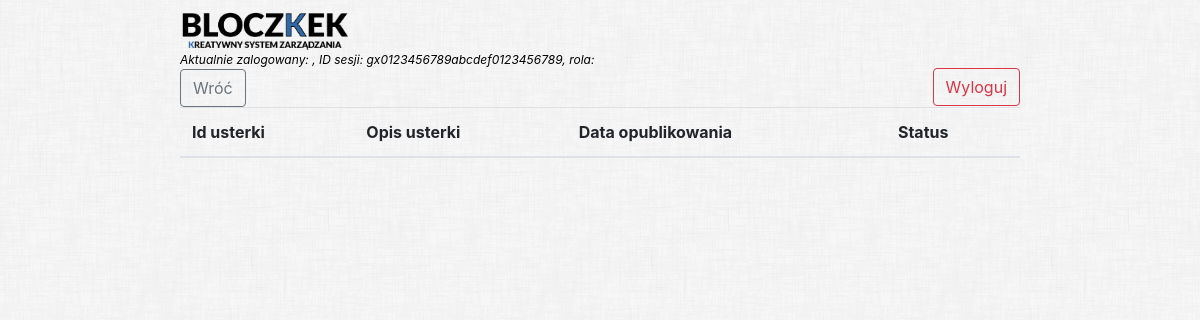
/faults_show.php, run on an earlier commit of the app's database.
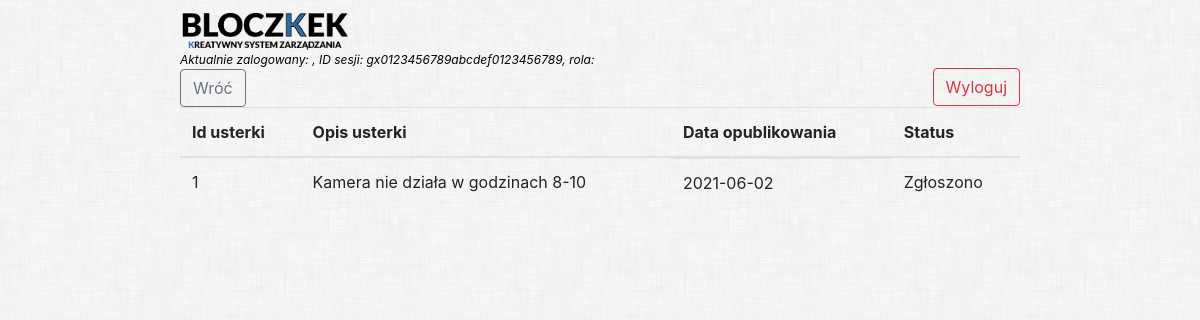
And on a later commit of the database.
### tables this page shows
CREATE TABLE `faults` (
                            `faultID` int(10) NOT NULL,
                            `userID` int(20) NOT NULL,
                            `description` VARCHAR(300) NOT NULL,
                            `status` int(1) NOT NULL,
                            `date` date NOT NULL
);

### faults_show.php (the view, shortened to what this page needs)
<?php
global $config;
if (isset($_SESSION) && isset($_SESSION['name']) && $_SESSION['role'] == "user" or "worker") {
    $infoUser = "Aktualnie zalogowany: {$_SESSION['name']}, ID sesji: " . session_id() . ", rola: {$_SESSION['role']} ";
    $pdo = new PDO($config['dsn'], $config['username'], $config['password']);
    $stmt = $pdo->query("SELECT * FROM faults order by faultID asc");
    $faults = $stmt->fetchAll(PDO::FETCH_ASSOC);
    ?>
    <!doctype html>
    <html class="no-js" lang="">
    <?php include('head.php'); ?>
    <body>
    <div>
        <div class="content">
            <?php include('header.php'); ?>
            <div class="infoUser">
                <?php echo $infoUser ?>
            </div>
                    <button class="btn btn-outline-secondary">Wróć</button>
                <div id='invTable'>
                    <table class="table" id="table">
                        <thead>
                        <tr class="category">
                            <th scope="col">Id usterki</th>
                            <th scope="col">Opis usterki</th>
                            <th scope="col">Data opublikowania</th>
                            <th scope="col">Status</th>
                        </tr>
                        </thead>
                        <tbody>
                        <?php foreach ($faults as $fault) : ?>
                            <?php
                            if($fault['status'] == 0)
                                $status = 'Zgłoszono';
                            elseif ($fault['status'] == 1)
                                $status = 'Przyjęto do realizacji';
                            elseif ($fault['status'] == 2)
                                $status = 'W trakcie naprawy';
                            elseif ($fault['status'] == 3)
                                $status = 'Naprawiono';
                            elseif ($fault['status'] == 9)
                                $status = 'Odrzucono'; ?>
                            <tr class="type">
                                <td><?=  $fault['faultID'] ?></td>
                                <td><?= $fault['description'] ?></td>
                                <td  style="display: flex; flex-direction: row;"><?=  $fault['date'] ?></td>
                                <td ><?=  $status ?></td>
                            </tr>
                        <?php endforeach; ?>
                        </tbody>
                    </table>
                </div>
        </div>
    </div>
    </body>
    </html>
    <?php
} else {
    echo "No session started.";
}

What changed in the data, as far as the page shows it:
added faults: faultID "1", description "Kamera nie działa w godzinach 8-10", date "2021-06-02", status "Zgłoszono"
